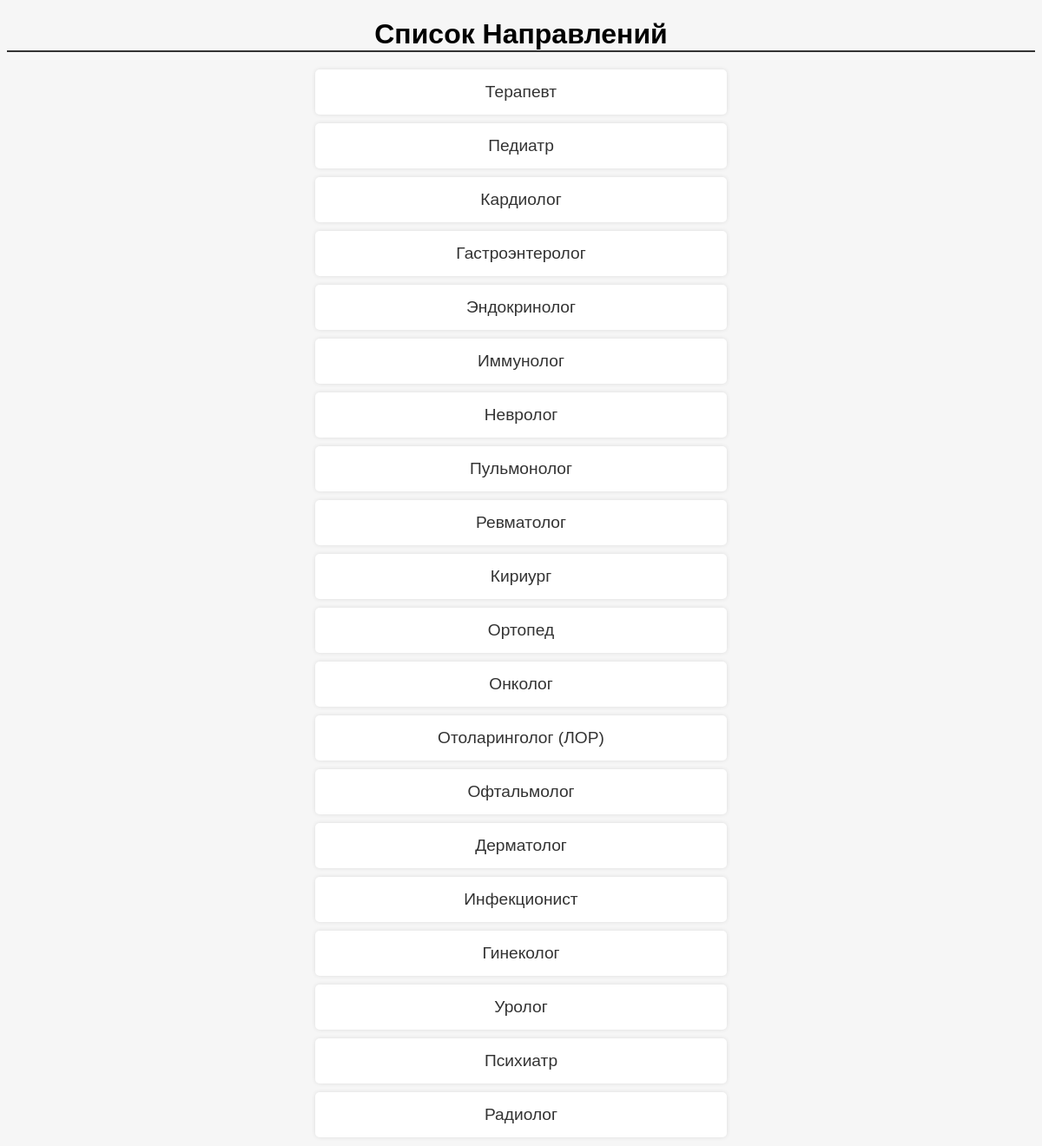
The page / on the database its author committed.
### doctors/models.py (models this page shows)
class Specialization(models.Model):
    name = models.CharField(max_length=100)
    def __str__(self):
        return self.name

### doctors/views.py (the view)
# urls.py: path('', doctors_spec, name='spec-list'),
def doctors_spec(request):
    specializations = Specialization.objects.all()
    return render(request, 'spec_list.html', {'specializations': specializations})

### doctors/templates/spec_list.html (shortened to what this page needs)
{% load static %}
<!DOCTYPE html>
<html>
<head>
    <link rel="stylesheet" href="{% static 'doctors/css/list.css' %}">
</head>
<body>
    <h1>Список Направлений</h1>
    <ul>
        {% for specialization in specializations %}
        <li> <a href="{% url 'spec-name' specialization.name %}">{{ specialization }}</a></li>
        {% endfor %}
    </ul>
</body>
</html>

### doctors/static/doctors/css/list.css (style rules this page uses)
body { font-family: Arial, sans-serif; background-color: #f6f6f6; }
h1 { text-align: center; font-size: 2em; margin-bottom: 20px; border-bottom: 2px solid #333; }
ul { width: 40%; margin: auto; list-style: none; padding-left: 0px; text-align: center; }
ul li { background-color: #fff; padding: 15px; box-shadow: 0px 0px 5px 0px rgba(0,0,0,0.1); margin-bottom: 10px; border-radius: 5px; transition: box-shadow .3s; }
ul li a { text-decoration: none; color: #333; font-size: 1.2em; }

### rows shown on the page
Specialization: name "Терапевт"
Specialization: name "Педиатр"
Specialization: name "Кардиолог"
Specialization: name "Гастроэнтеролог"
Specialization: name "Эндокринолог"
Specialization: name "Иммунолог"
Specialization: name "Невролог"
Specialization: name "Пульмонолог"
Specialization: name "Ревматолог"
Specialization: name "Кириург"
Specialization: name "Ортопед"
Specialization: name "Онколог"
Specialization: name "Отоларинголог (ЛОР)"
Specialization: name "Офтальмолог"
Specialization: name "Дерматолог"
Specialization: name "Инфекционист"
Specialization: name "Гинеколог"
Specialization: name "Уролог"
Specialization: name "Психиатр"
Specialization: name "Радиолог"
